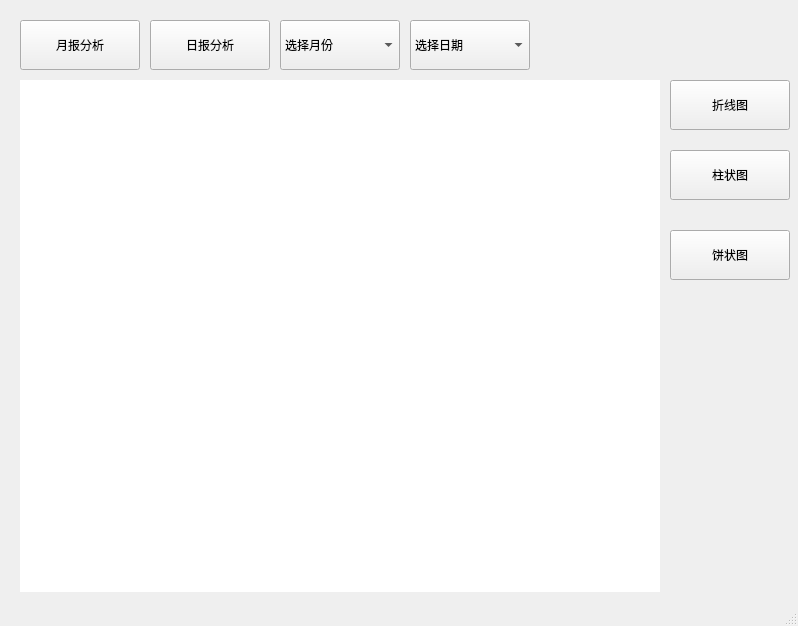
<?xml version="1.0" encoding="UTF-8"?>
<ui version="4.0">
 <class>MainWindow</class>
 <widget class="QMainWindow" name="MainWindow">
  <property name="geometry">
   <rect>
    <x>0</x>
    <y>0</y>
    <width>798</width>
    <height>626</height>
   </rect>
  </property>
  <property name="maximumSize">
   <size>
    <width>16777215</width>
    <height>16777215</height>
   </size>
  </property>
  <property name="font">
   <font>
    <pointsize>9</pointsize>
   </font>
  </property>
  <property name="windowTitle">
   <string>数据报表</string>
  </property>
  <widget class="QWidget" name="centralwidget">
   <widget class="QLabel" name="label_1">
    <property name="geometry">
     <rect>
      <x>20</x>
      <y>80</y>
      <width>640</width>
      <height>512</height>
     </rect>
    </property>
    <property name="styleSheet">
     <string notr="true">background-color: rgba(255, 255, 255, 255);</string>
    </property>
    <property name="text">
     <string/>
    </property>
   </widget>
   <widget class="QPushButton" name="pushButton_1">
    <property name="geometry">
     <rect>
      <x>20</x>
      <y>20</y>
      <width>120</width>
      <height>50</height>
     </rect>
    </property>
    <property name="text">
     <string>月报分析</string>
    </property>
   </widget>
   <widget class="QPushButton" name="pushButton_2">
    <property name="geometry">
     <rect>
      <x>150</x>
      <y>20</y>
      <width>120</width>
      <height>50</height>
     </rect>
    </property>
    <property name="text">
     <string>日报分析</string>
    </property>
   </widget>
   <widget class="QPushButton" name="pushButton_3">
    <property name="geometry">
     <rect>
      <x>670</x>
      <y>80</y>
      <width>120</width>
      <height>50</height>
     </rect>
    </property>
    <property name="text">
     <string>折线图</string>
    </property>
   </widget>
   <widget class="QPushButton" name="pushButton_4">
    <property name="geometry">
     <rect>
      <x>670</x>
      <y>150</y>
      <width>120</width>
      <height>50</height>
     </rect>
    </property>
    <property name="text">
     <string>柱状图</string>
    </property>
   </widget>
   <widget class="QPushButton" name="pushButton_5">
    <property name="geometry">
     <rect>
      <x>670</x>
      <y>230</y>
      <width>120</width>
      <height>50</height>
     </rect>
    </property>
    <property name="text">
     <string>饼状图</string>
    </property>
   </widget>
   <widget class="QComboBox" name="comboBox_1">
    <property name="geometry">
     <rect>
      <x>280</x>
      <y>20</y>
      <width>120</width>
      <height>50</height>
     </rect>
    </property>
    <item>
     <property name="text">
      <string>选择月份</string>
     </property>
    </item>
   </widget>
   <widget class="QComboBox" name="comboBox_2">
    <property name="geometry">
     <rect>
      <x>410</x>
      <y>20</y>
      <width>120</width>
      <height>50</height>
     </rect>
    </property>
    <item>
     <property name="text">
      <string>选择日期</string>
     </property>
    </item>
   </widget>
  </widget>
  <widget class="QStatusBar" name="statusbar"/>
  <action name="action_3">
   <property name="text">
    <string>模式设置</string>
   </property>
  </action>
  <action name="action_4">
   <property name="text">
    <string>参数设置</string>
   </property>
  </action>
  <action name="action_1">
   <property name="text">
    <string>系统配置</string>
   </property>
  </action>
  <action name="action_2">
   <property name="text">
    <string>123</string>
   </property>
  </action>
 </widget>
 <resources/>
 <connections/>
</ui>
